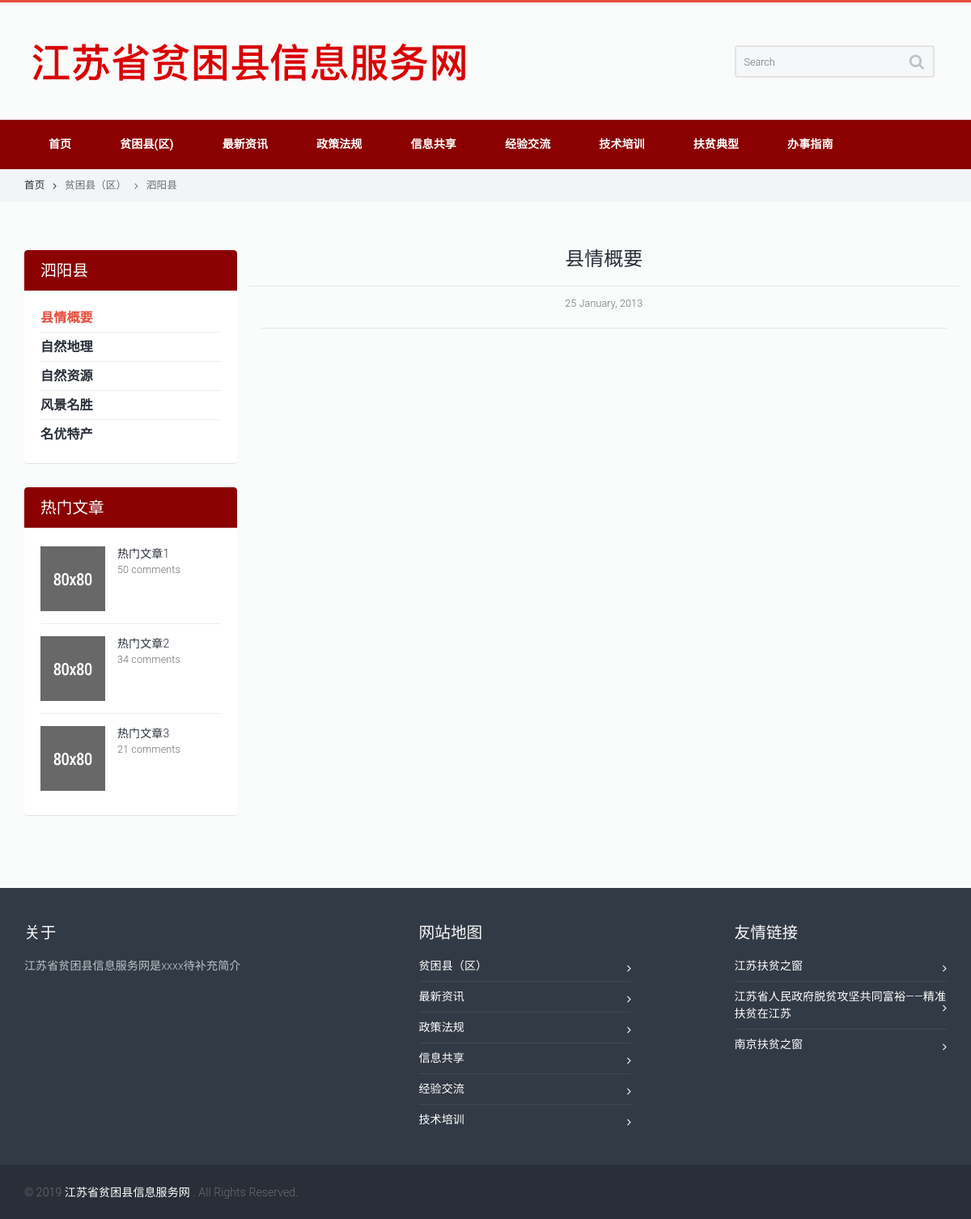
Page /city_1.php?city_id=10&city_item_id=1 on the earlier database version.
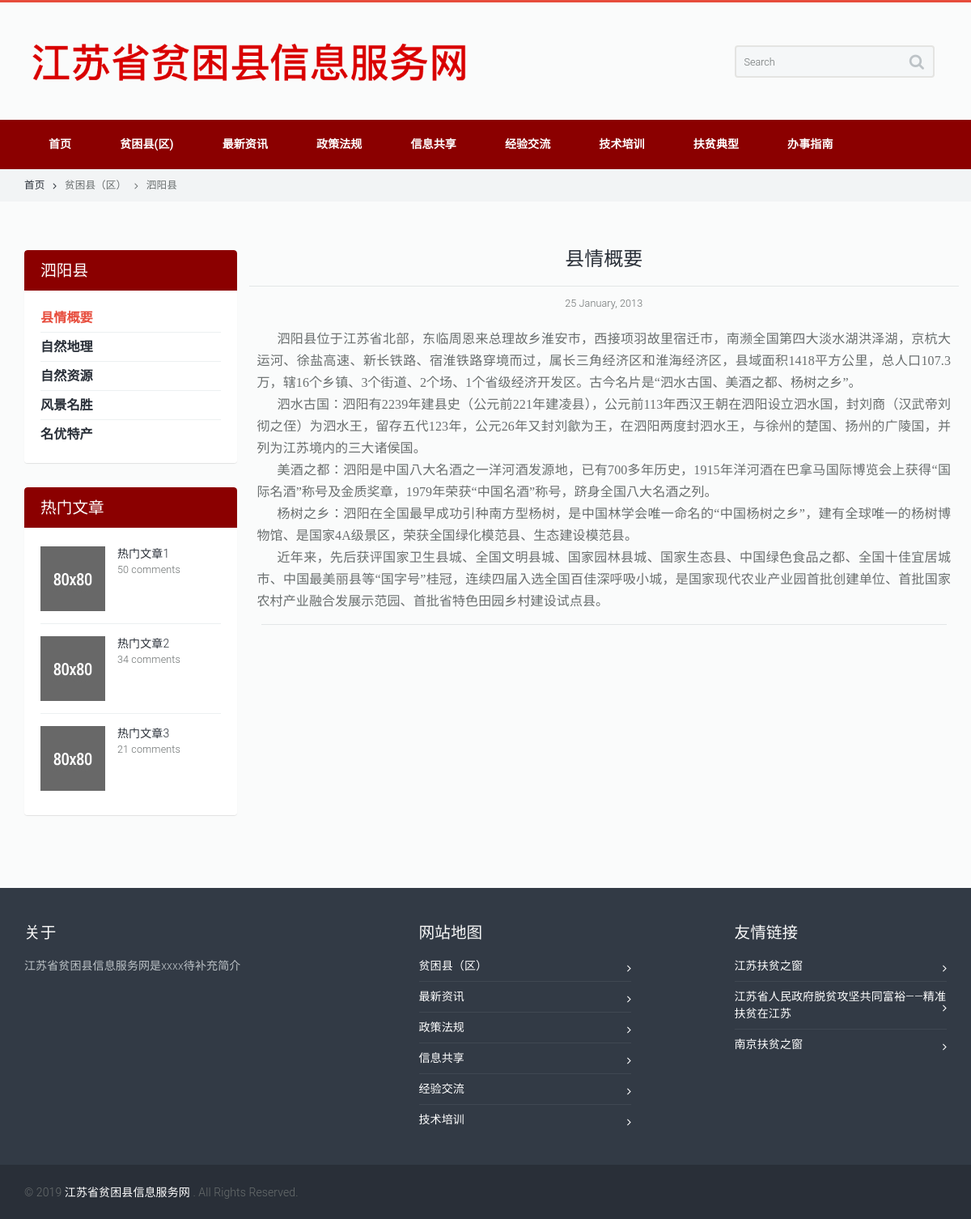
Same page on the later database version.
### tables this page shows
CREATE TABLE "article" (
	 "id" integer NOT NULL PRIMARY KEY AUTOINCREMENT,
	 "city_id" INTEGER,
	 "item_id" INTEGER,
	 "title" TEXT,
	 "date" TEXT,
	 "pic" TEXT,
	 "html1" text,
	 "html2" TEXT,
	 "html3" TEXT,
	 "html4" TEXT,
	 "html5" TEXT,
	 "html6" TEXT,
	 "html7" TEXT,
	 "html8" TEXT,
	 "html9" TEXT,
	 "html10" TEXT
);

### city_1.php (the view, shortened to what the changed rows need)
<!doctype html>
<html lang="en">
	<head>
		<link rel="stylesheet" type="text/css" media="all" href="css/bootstrap.min.css">
		<link rel="stylesheet" type="text/css" media="all" href="css/owl.carousel.css">
		<link rel="stylesheet" type="text/css" media="all" href="css/owl.transitions.css">
		<link rel="stylesheet" type="text/css" media="all" href="css/style.css">
		<link rel="stylesheet" type="text/css" media="all" href="css/camera.css">
		<link rel="stylesheet" type="text/css" media="all" href="css/jquery.custom-scrollbar.css">
		<link href="css/font-awesome.min.css" rel="stylesheet">
	</head>
	<?php
            $db = new SQLite3('data/data.db');
            $city_id = $_GET['city_id'];
            $city_item_id = $_GET['city_item_id'];
            $results = $db->query("select * from city_menu where city_id = '$city_id' and item_id = '$city_item_id'");
            $v = $results->fetchArray();
            $city_item_name = $v['name'];
    ?>
	<body>
		<div class="wide_layout relative">
			<div class="page_content_offset">
				<div class="container">
					<div class="row clearfix">
						<section class="col-lg-9 col-md-9 col-sm-9">
                            <article class="m_bottom_15" style="">
                                <div class="row clearfix m_bottom_15">
                                    <div class="">
                                        <h2 class="m_bottom_5 color_dark fw_medium m_xs_bottom_10" style="text-align: center;"><?=$city_item_name?></h2>
                                    </div>
                                    <div class="m_top_20" style="margin-left: 10px; margin-right: 10px">
                                        <?php
                                            $results = $db->query("select * from article where city_id='$city_id' and item_id = '$city_item_id'");
                                            $v = $results->fetchArray();
                                        for ($x=1; $x<=10; $x++) {
                                            $html_id = 'html' . $x;
                                            $current_html = $v[$html_id];
                                            if ($current_html[0] == 'p') {
                                                $current_html = substr($current_html, 1);
                                                ?>
                                                <a align='center' class="d_block m_bottom_15 m_top_20">
                                                    <img style="width: 60%; position:center" src="pic/article/<?= $current_html ?>">
                                                </a>
                                                <?php
                                            } else {
                                                $current_html = str_replace("　", "", $current_html);
                                                $current_html=str_replace("\n", "<p/><p>", $current_html);
                                                $current_html = '<p>' . $current_html . '</p>';
                                                ?>
                                                <text style="text-indent:25px; font-size: 16px; font-family:SimSun,serif; line-height:27px; text-align:justify; text-justify:inter-ideograph; "><?= $current_html ?></text>
                                                <?php
                                            }
                                        }
                                        ?>
                                    </div>
                                </div>
                            </article>
						</section>
					</div>
				</div>
			</div>
		</div>
	</body>
</html>

Differences in the rows shown:
added article: html1 "泗阳县位于江苏省北部，东临周恩来总理故乡淮安市，西接项羽故里宿迁市，南濒全国第四大淡水湖洪泽湖，京杭大运河、徐盐高速、新长铁路、宿淮铁路穿境而过，属长三角经济区和淮海经济区，县域面积1418平方公里，总人口107.3万，辖16个乡镇、3个街道、2个场、1个省级经济开发区。古今名片是“泗水古国、美酒之都、杨树之乡”。 泗水古国：泗阳有2239年建县史（公元前221年建凌县），公元前113年西汉王朝在泗阳设立泗水国，封刘商（汉武帝刘彻之侄）为泗水王，留存五代123年，公元26年又封刘歙为王，在泗阳两度封泗水王，与徐州的楚国、扬州的广陵国，并列为江苏境内的三大诸侯国。 美酒之都：泗阳是中国八大名酒之一洋河酒发源地，已有700多年历史，1915年洋河酒在巴拿马国际博览会上获得“国际名酒”称号及金质奖章，1979年荣获“中国名酒”称号，跻身全国八大名酒之列。 杨树之乡：泗阳在全国最早成功引种南方型杨树，是中国林学会唯一命名的“中国杨树之乡”，建有全球唯一的杨树博物馆、是国家4A级景区，荣获全国绿化模范县、生态建设模范县。 近年来，先后获评国家卫生县城、全国文明县城、国家园林县城、国家生态县、中国绿色食品之都、全国十佳宜居城市、中国最美丽县等“国字号”桂冠，连续四届入选全国百佳深呼吸小城，是国家现代农业产业园首批创建单位、首批国家农村产业融合发展示范园、首批省特色田园乡村建设试点县。"
